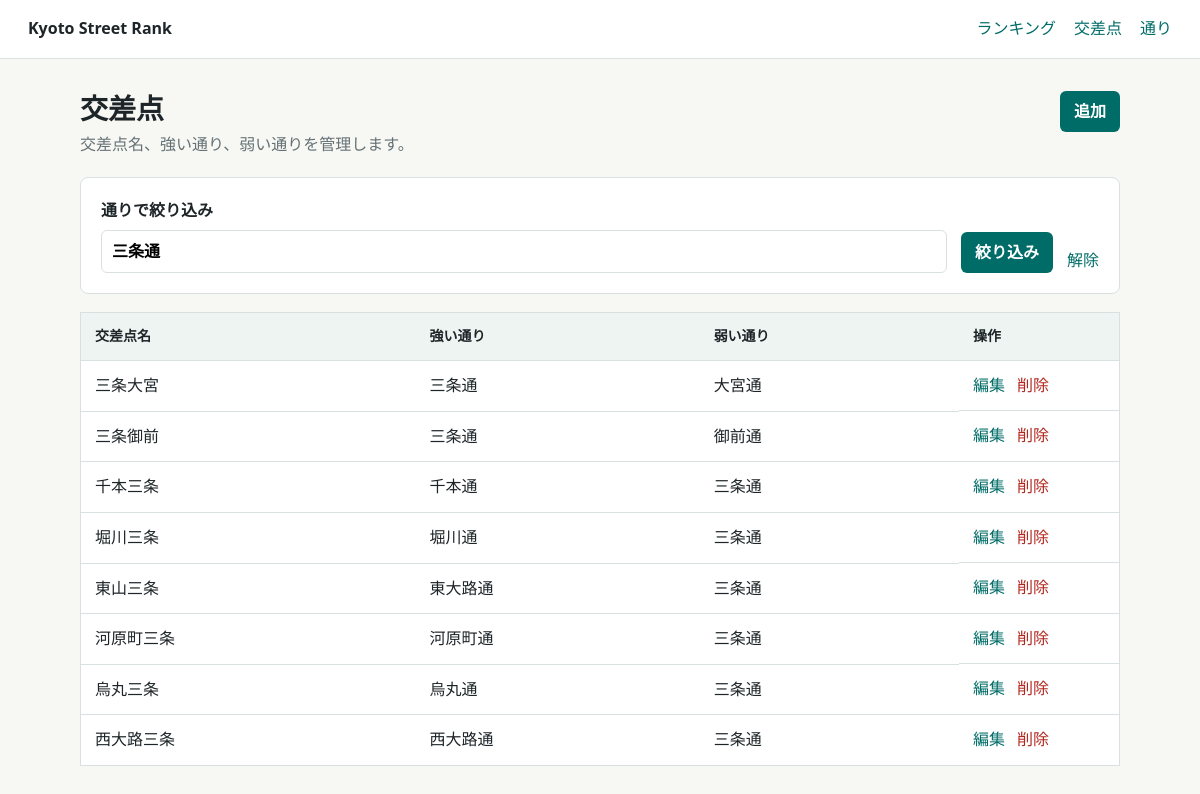
The app's page /intersections?street=三条通 with its own data.
### src/models.py (models this page shows)
class Intersection(db.Model):
    __tablename__ = "intersections"
    __table_args__ = (
        UniqueConstraint("name", name="uq_intersections_name"),
        UniqueConstraint("pair_key", name="uq_intersections_pair_key"),
        CheckConstraint("winner_street_id != loser_street_id", name="ck_different_streets"),
    )
    id = db.Column(db.Integer, primary_key=True)
    name = db.Column(db.String(120), nullable=False)
    pair_key = db.Column(db.String(80), nullable=False)
    winner_street_id = db.Column(db.Integer, db.ForeignKey("streets.id"), nullable=False)
    loser_street_id = db.Column(db.Integer, db.ForeignKey("streets.id"), nullable=False)
    winner = db.relationship("Street", foreign_keys=[winner_street_id])
    loser = db.relationship("Street", foreign_keys=[loser_street_id])

class Street(db.Model):
    __tablename__ = "streets"
    id = db.Column(db.Integer, primary_key=True)
    name = db.Column(db.String(120), nullable=False, unique=True)

### src/routes.py (the view)
    @app.route("/intersections")
    def intersections_index():
        selected_street = request.args.get("street", "").strip()
        intersections_query = Intersection.query
        if selected_street:
            winner = aliased(Street)
            loser = aliased(Street)
            intersections_query = (
                intersections_query.join(winner, Intersection.winner)
                .join(loser, Intersection.loser)
                .filter((winner.name == selected_street) | (loser.name == selected_street))
            )
        intersections = intersections_query.order_by(Intersection.name).all()
        return render_template(
            "intersections/index.html",
            intersections=intersections,
            street_names=list_street_names(),
            selected_street=selected_street,
        )

### src/services.py (called while the page is built)
def list_street_names():
    streets = Street.query.order_by(Street.name).all()
    return [street.name for street in streets]

### templates/intersections/index.html (shortened to what this page needs)
{% extends "base.html" %}
{% block content %}
  <div class="page-head">
    <div>
      <h1>交差点</h1>
      <p>交差点名、強い通り、弱い通りを管理します。</p>
    </div>
    <a class="button" href="{{ url_for('intersections_new', street=selected_street) if selected_street else url_for('intersections_new') }}">追加</a>
  </div>
  <form class="filter-bar" method="get">
    <label>
      通りで絞り込み
      <input name="street" list="street-options" value="{{ selected_street }}" placeholder="通り名を選択または入力">
    </label>
    <button class="button" type="submit">絞り込み</button>
    {% if selected_street %}
      <a href="{{ url_for('intersections_index') }}">解除</a>
    {% endif %}
  </form>
  {% if intersections %}
    <table>
      <thead>
        <tr>
          <th>交差点名</th>
          <th>強い通り</th>
          <th>弱い通り</th>
          <th class="actions">操作</th>
        </tr>
      </thead>
      <tbody>
        {% for intersection in intersections %}
          <tr>
            <td>{{ intersection.name }}</td>
            <td>{{ intersection.winner.name }}</td>
            <td>{{ intersection.loser.name }}</td>
            <td class="actions">
              <a href="{{ url_for('intersections_edit', intersection_id=intersection.id, street=selected_street) if selected_street else url_for('intersections_edit', intersection_id=intersection.id) }}">編集</a>
              <form method="post" action="{{ url_for('intersections_delete', intersection_id=intersection.id) }}">
                <button class="link-button" type="submit">削除</button>
              </form>
            </td>
          </tr>
        {% endfor %}
      </tbody>
    </table>
  {% else %}
    <section class="empty">
      <h2>{% if selected_street %}該当する交差点がありません{% else %}交差点がありません{% endif %}</h2>
      <p>{% if selected_street %}別の通りで絞り込むか、フィルタを解除してください。{% else %}交差点を追加すると通りも自動で登録されます。{% endif %}</p>
    </section>
  {% endif %}
{% endblock %}

### static/style.css (style rules this page uses)
:root { color-scheme: light; --text: #1e2528; --muted: #657175; --line: #d9e0e2; --bg: #f7f8f4; --surface: #ffffff; --accent: #006c67; --accent-dark: #004f4b; --danger: #b3261e; }
* { box-sizing: border-box; }
body { margin: 0; background: var(--bg); color: var(--text); font-family: system-ui, -apple-system, BlinkMacSystemFont, "Segoe UI", sans-serif; line-height: 1.6; }
a { color: var(--accent); text-decoration: none; }
.page-head { display: flex; align-items: flex-start; justify-content: space-between; gap: 24px; margin-bottom: 20px; }
h1 { margin: 0; font-size: 28px; line-height: 1.25; }
p { margin: 6px 0 0; color: var(--muted); }
.button, button { display: inline-flex; align-items: center; justify-content: center; min-height: 40px; padding: 8px 14px; border: 0; border-radius: 6px; background: var(--accent); color: #fff; font: inherit; font-weight: 700; cursor: pointer; }
table { width: 100%; border-collapse: collapse; background: var(--surface); border: 1px solid var(--line); }
th, td { padding: 12px 14px; border-bottom: 1px solid var(--line); text-align: left; }
th { background: #eef4f2; font-size: 14px; }
tr:last-child td { border-bottom: 0; }
.actions { width: 160px; white-space: nowrap; }
td.actions { display: flex; gap: 12px; align-items: center; }
td.actions form { margin: 0; }
.link-button { min-height: auto; padding: 0; background: transparent; color: var(--danger); font-weight: 400; }
.panel, .empty, .filter-bar { background: var(--surface); border: 1px solid var(--line); border-radius: 8px; padding: 20px; }
.filter-bar { display: grid; grid-template-columns: minmax(240px, 1fr) auto auto; align-items: end; gap: 14px; margin-bottom: 18px; }
label { display: grid; gap: 6px; font-weight: 700; }
input { width: 100%; min-height: 42px; padding: 8px 10px; border: 1px solid var(--line); border-radius: 6px; font: inherit; }

### records on screen
Intersection: name "三条大宮", winner.name "三条通", loser.name "大宮通"
Intersection: name "三条御前", winner.name "三条通", loser.name "御前通"
Intersection: name "千本三条", winner.name "千本通", loser.name "三条通"
Intersection: name "堀川三条", winner.name "堀川通", loser.name "三条通"
Intersection: name "東山三条", winner.name "東大路通", loser.name "三条通"
Intersection: name "河原町三条", winner.name "河原町通", loser.name "三条通"
Intersection: name "烏丸三条", winner.name "烏丸通", loser.name "三条通"
Intersection: name "西大路三条", winner.name "西大路通", loser.name "三条通"
